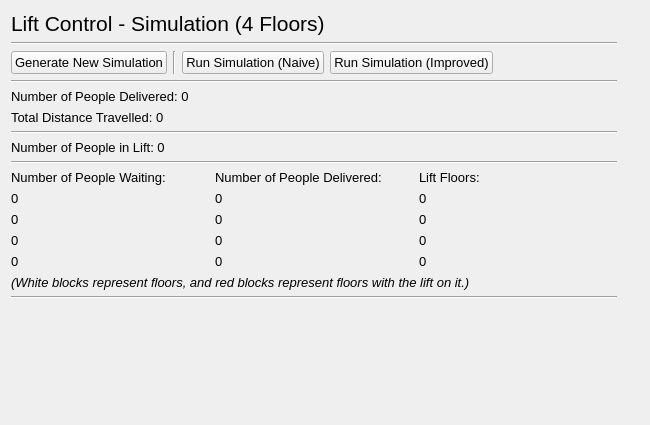
<?xml version="1.0" encoding="UTF-8"?>
<ui version="4.0">
 <class>mwindow_sim_4_floors</class>
 <widget class="QMainWindow" name="mwindow_sim_4_floors">
  <property name="geometry">
   <rect>
    <x>0</x>
    <y>0</y>
    <width>650</width>
    <height>425</height>
   </rect>
  </property>
  <property name="font">
   <font>
    <family>Arial</family>
    <pointsize>10</pointsize>
   </font>
  </property>
  <property name="windowTitle">
   <string>Simulation - Lift Control</string>
  </property>
  <widget class="QWidget" name="central_widget">
   <widget class="QWidget" name="layoutWidget">
    <property name="geometry">
     <rect>
      <x>11</x>
      <y>11</y>
      <width>606</width>
      <height>392</height>
     </rect>
    </property>
    <layout class="QVBoxLayout" name="vert_layout_lift_control">
     <item>
      <widget class="QLabel" name="lbl_lift_control">
       <property name="font">
        <font>
         <pointsize>16</pointsize>
         <weight>50</weight>
         <bold>false</bold>
        </font>
       </property>
       <property name="text">
        <string>Lift Control - Simulation (4 Floors)</string>
       </property>
      </widget>
     </item>
     <item>
      <widget class="Line" name="hori_line_lift_control">
       <property name="orientation">
        <enum>Qt::Horizontal</enum>
       </property>
      </widget>
     </item>
     <item>
      <layout class="QHBoxLayout" name="hori_layout_nav">
       <item>
        <widget class="QPushButton" name="btn_generate_new_sim">
         <property name="text">
          <string>Generate New Simulation</string>
         </property>
        </widget>
       </item>
       <item>
        <widget class="Line" name="vert_line_buttons">
         <property name="orientation">
          <enum>Qt::Vertical</enum>
         </property>
        </widget>
       </item>
       <item alignment="Qt::AlignLeft">
        <widget class="QPushButton" name="btn_run_sim_naive">
         <property name="text">
          <string>Run Simulation (Naive)</string>
         </property>
        </widget>
       </item>
       <item>
        <widget class="QPushButton" name="btn_run_sim_improved">
         <property name="text">
          <string>Run Simulation (Improved)</string>
         </property>
        </widget>
       </item>
       <item>
        <spacer name="hori_spacer_nav">
         <property name="orientation">
          <enum>Qt::Horizontal</enum>
         </property>
         <property name="sizeHint" stdset="0">
          <size>
           <width>40</width>
           <height>20</height>
          </size>
         </property>
        </spacer>
       </item>
      </layout>
     </item>
     <item>
      <widget class="Line" name="hori_line_nav">
       <property name="orientation">
        <enum>Qt::Horizontal</enum>
       </property>
      </widget>
     </item>
     <item>
      <widget class="QLabel" name="lbl_num_delivered">
       <property name="text">
        <string>Number of People Delivered: 0</string>
       </property>
      </widget>
     </item>
     <item>
      <widget class="QLabel" name="lbl_distance_travelled">
       <property name="text">
        <string>Total Distance Travelled: 0</string>
       </property>
      </widget>
     </item>
     <item>
      <widget class="Line" name="hori_line_summary">
       <property name="orientation">
        <enum>Qt::Horizontal</enum>
       </property>
      </widget>
     </item>
     <item>
      <widget class="QLabel" name="lbl_num_in_lift">
       <property name="text">
        <string>Number of People in Lift: 0</string>
       </property>
      </widget>
     </item>
     <item>
      <widget class="Line" name="hori_line_status">
       <property name="orientation">
        <enum>Qt::Horizontal</enum>
       </property>
      </widget>
     </item>
     <item>
      <layout class="QGridLayout" name="grid_layout_sim">
       <item row="0" column="1">
        <widget class="QLabel" name="lbl_delivered_floors">
         <property name="font">
          <font>
           <weight>50</weight>
           <bold>false</bold>
          </font>
         </property>
         <property name="text">
          <string>Number of People Delivered:</string>
         </property>
        </widget>
       </item>
       <item row="3" column="0">
        <widget class="QLabel" name="lbl_waiting_1">
         <property name="text">
          <string>0</string>
         </property>
        </widget>
       </item>
       <item row="1" column="1">
        <widget class="QLabel" name="lbl_delivered_3">
         <property name="text">
          <string>0</string>
         </property>
        </widget>
       </item>
       <item row="4" column="0">
        <widget class="QLabel" name="lbl_waiting_0">
         <property name="text">
          <string>0</string>
         </property>
        </widget>
       </item>
       <item row="0" column="2">
        <widget class="QLabel" name="lbl_lift_floors">
         <property name="font">
          <font>
           <weight>50</weight>
           <bold>false</bold>
          </font>
         </property>
         <property name="text">
          <string>Lift Floors:</string>
         </property>
        </widget>
       </item>
       <item row="2" column="0">
        <widget class="QLabel" name="lbl_waiting_2">
         <property name="text">
          <string>0</string>
         </property>
        </widget>
       </item>
       <item row="1" column="0">
        <widget class="QLabel" name="lbl_waiting_3">
         <property name="text">
          <string>0</string>
         </property>
        </widget>
       </item>
       <item row="4" column="2">
        <widget class="QLabel" name="lbl_floor_0">
         <property name="text">
          <string>0</string>
         </property>
        </widget>
       </item>
       <item row="2" column="1">
        <widget class="QLabel" name="lbl_delivered_2">
         <property name="text">
          <string>0</string>
         </property>
        </widget>
       </item>
       <item row="1" column="2">
        <widget class="QLabel" name="lbl_floor_3">
         <property name="text">
          <string>0</string>
         </property>
        </widget>
       </item>
       <item row="0" column="0">
        <widget class="QLabel" name="lbl_waiting_floors">
         <property name="font">
          <font>
           <weight>50</weight>
           <bold>false</bold>
          </font>
         </property>
         <property name="text">
          <string>Number of People Waiting:</string>
         </property>
        </widget>
       </item>
       <item row="2" column="2">
        <widget class="QLabel" name="lbl_floor_2">
         <property name="text">
          <string>0</string>
         </property>
        </widget>
       </item>
       <item row="4" column="1">
        <widget class="QLabel" name="lbl_delivered_0">
         <property name="text">
          <string>0</string>
         </property>
        </widget>
       </item>
       <item row="3" column="2">
        <widget class="QLabel" name="lbl_floor_1">
         <property name="text">
          <string>0</string>
         </property>
        </widget>
       </item>
       <item row="3" column="1">
        <widget class="QLabel" name="lbl_delivered_1">
         <property name="text">
          <string>0</string>
         </property>
        </widget>
       </item>
      </layout>
     </item>
     <item>
      <widget class="QLabel" name="lbl_key">
       <property name="font">
        <font>
         <italic>true</italic>
        </font>
       </property>
       <property name="text">
        <string>(White blocks represent floors, and red blocks represent floors with the lift on it.)</string>
       </property>
      </widget>
     </item>
     <item>
      <widget class="Line" name="hori_line_sim">
       <property name="orientation">
        <enum>Qt::Horizontal</enum>
       </property>
      </widget>
     </item>
     <item>
      <widget class="QLabel" name="lbl_update">
       <property name="text">
        <string/>
       </property>
      </widget>
     </item>
     <item>
      <spacer name="vert_spacer">
       <property name="orientation">
        <enum>Qt::Vertical</enum>
       </property>
       <property name="sizeHint" stdset="0">
        <size>
         <width>20</width>
         <height>40</height>
        </size>
       </property>
      </spacer>
     </item>
    </layout>
   </widget>
  </widget>
 </widget>
 <resources/>
 <connections/>
</ui>
